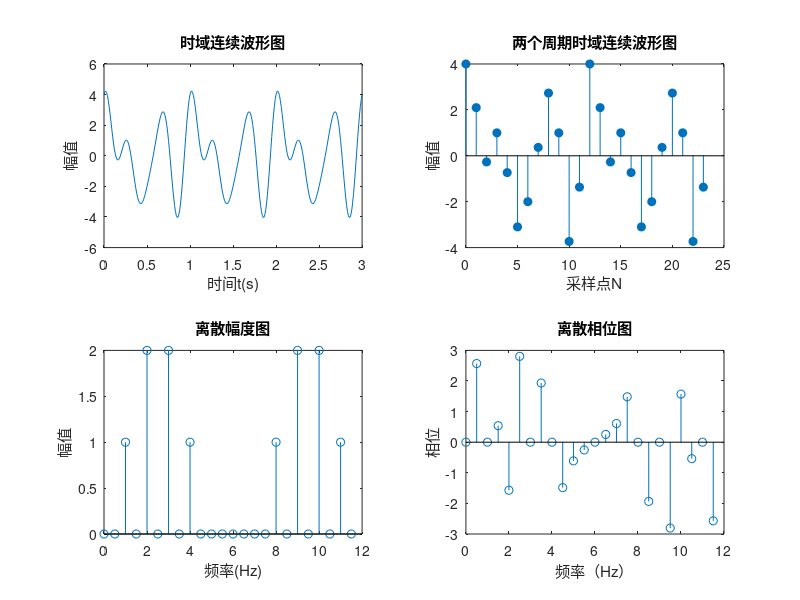

Here is the MATLAB script that generated this plot:
t = 0:0.01:3;
xt = cos(2*pi*t) + 2*sin(4*pi*t) + 2*cos(6*pi*t) +cos(8*pi*t);
figure(1);
subplot(221);
%第一题
plot(t,xt);
xlabel("时间t(s)")
ylabel("幅值");
title("时域连续波形图")

%第二题
fs = 12;
T=1/fs;
nt = 0:2*12-1;
yt = cos(2*pi*nt*T) + 2*sin(4*pi*nt*T) + 2*cos(6*pi*nt*T) +cos(8*pi*nt*T);
yk = 1/fs*fft(yt,length(nt));
subplot(222);
stem(nt,yt,"filled");
xlabel("采样点N")
ylabel("幅值");
title("两个周期时域连续波形图")

nt = (0:length(yk)-1) *(12/length(yk));
subplot(223);
stem(nt,abs(yk));
xlabel("频率(Hz)")
ylabel("幅值");
title("离散幅度图")

subplot(224);
stem(nt,angle(yk))
xlabel("频率（Hz）")
ylabel("相位");
title("离散相位图")